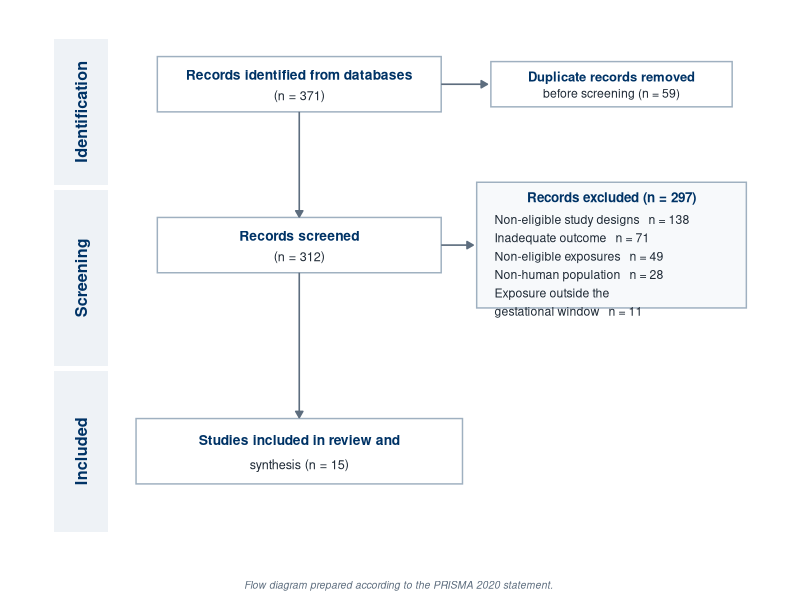
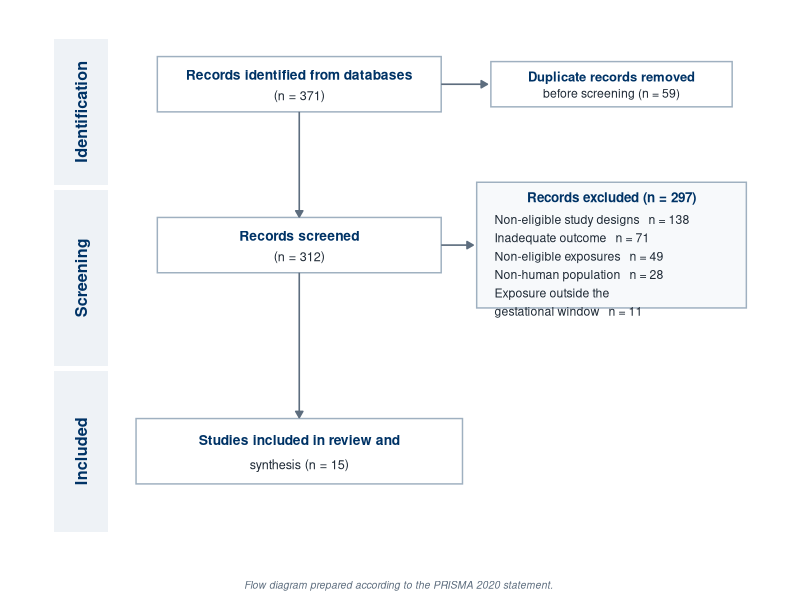

The R source for these figures, in order:
# Figure 1 — PRISMA 2020 flow diagram
# Matches the navy figure family of the manuscript (cf. Figure2_Forest_Plots_JAMA.R).
# Counts reconciled to the Rayyan screening record (primary source):
#   371 identified -> 59 duplicates -> 312 screened -> 297 excluded -> 15 included in review and synthesis.
# Square-cornered boxes follow the canonical PRISMA layout. To round the corners,
# add library(ggchicklet) and swap geom_rect() for geom_rrect().

suppressMessages({library(ggplot2); library(grid)})

navy <- "#003366"; ink <- "#1f2a36"; gray <- "#5d6d7e"
bdr  <- "#9fb0c0"; excl_fill <- "#f7f9fb"; band <- "#eef2f6"
FONT <- "sans"

## ---- box geometry on a 0-100 x 0-100 canvas ----
rects <- data.frame(
  id   = c("idn","dup","scr","exc","inc"),
  cx   = c(36,   80,   36,   80,   36),
  cy   = c(90,   90,   58,   58,   17),
  w    = c(40,   34,   40,   38,   46),
  h    = c(11,   9,    11,   25,   13),
  fill = c("white","white","white",excl_fill,"white"),
  stringsAsFactors = FALSE
)
rects$xmin <- rects$cx - rects$w/2; rects$xmax <- rects$cx + rects$w/2
rects$ymin <- rects$cy - rects$h/2; rects$ymax <- rects$cy + rects$h/2
g <- function(i) rects[rects$id == i, ]

bands <- data.frame(
  xmin = 1.5, xmax = 9,
  ymin = c(70, 34, 1), ymax = c(99, 69, 33),
  lab  = c("Identification","Screening","Included"),
  ly   = c(84.5, 51.5, 17)
)

p <- ggplot() +
  geom_rect(data = bands, aes(xmin = xmin, xmax = xmax, ymin = ymin, ymax = ymax),
            fill = band, color = NA) +
  geom_text(data = bands, aes(x = (xmin + xmax)/2, y = ly, label = lab),
            angle = 90, fontface = "bold", color = navy, size = 4.1, family = FONT) +
  geom_rect(data = rects, aes(xmin = xmin, xmax = xmax, ymin = ymin, ymax = ymax, fill = fill),
            color = bdr, linewidth = 0.5) +
  scale_fill_identity()

## ---- centered boxes (bold title + body line) ----
add_centered <- function(p, r, title, body, ts = 3.5, bs = 3.2) {
  p +
    annotate("text", x = r$cx, y = r$cy + 0.17 * r$h, label = title,
             fontface = "bold", color = navy, size = ts, family = FONT) +
    annotate("text", x = r$cx, y = r$cy - 0.20 * r$h, label = body,
             color = ink, size = bs, family = FONT)
}
p <- add_centered(p, g("idn"), "Records identified from databases", "(n = 371)")
p <- add_centered(p, g("dup"), "Duplicate records removed", "before screening (n = 59)", ts = 3.3, bs = 3.1)
p <- add_centered(p, g("scr"), "Records screened", "(n = 312)")
p <- add_centered(p, g("inc"), "Studies included in review and", "synthesis (n = 15)")

## ---- exclusion boxes (centered bold header + left-aligned body) ----
exc <- g("exc")
p <- p +
  annotate("text", x = exc$cx, y = exc$ymax - 3, label = "Records excluded (n = 297)",
           fontface = "bold", color = navy, size = 3.4, family = FONT) +
  annotate("text", x = exc$xmin + 2.5, y = exc$ymax - 6.5, hjust = 0, vjust = 1,
           label = paste("Non-eligible study designs   n = 138",
                         "Inadequate outcome   n = 71",
                         "Non-eligible exposures   n = 49",
                         "Non-human population   n = 28",
                         "Exposure outside the",
                         "gestational window   n = 11", sep = "\n"),
           color = ink, size = 3.1, family = FONT, lineheight = 1.25)

## ---- arrows ----
ar  <- arrow(length = unit(0.18, "cm"), type = "closed")
seg <- function(p, x, xe, y, ye)
  p + annotate("segment", x = x, xend = xe, y = y, yend = ye,
               arrow = ar, color = gray, linewidth = 0.55)
# vertical (down the main column)
p <- seg(p, 36, 36, 84.5, 63.6)   # identified  -> screened
p <- seg(p, 36, 36, 52.5, 23.7)   # screened    -> included
# horizontal (out to the exclusion boxes)
p <- seg(p, 56, 62.5, 90, 90)     # identified  -> duplicates removed
p <- seg(p, 56, 60.5, 58, 58)     # screened    -> records excluded

p <- p +
  coord_cartesian(xlim = c(0, 100), ylim = c(-2, 100), clip = "off") +
  labs(caption = "Flow diagram prepared according to the PRISMA 2020 statement.") +
  theme_void() +
  theme(plot.caption = element_text(hjust = 0.5, size = 7.5, color = gray,
                                    face = "italic", family = FONT, margin = margin(t = 6)),
        plot.margin = margin(6, 8, 6, 6))

ggsave("Figure1_PRISMA_FlowDiagram.pdf", p, width = 8.8, height = 9.8, device = cairo_pdf)  # vector: preferred for line art
ggsave("Figure1_PRISMA_FlowDiagram.png", p, width = 8.8, height = 9.8, dpi = 600, bg = "white")  # 600 dpi raster (JAMA min. 350)
cat("Figure 1 rendered.\n")
